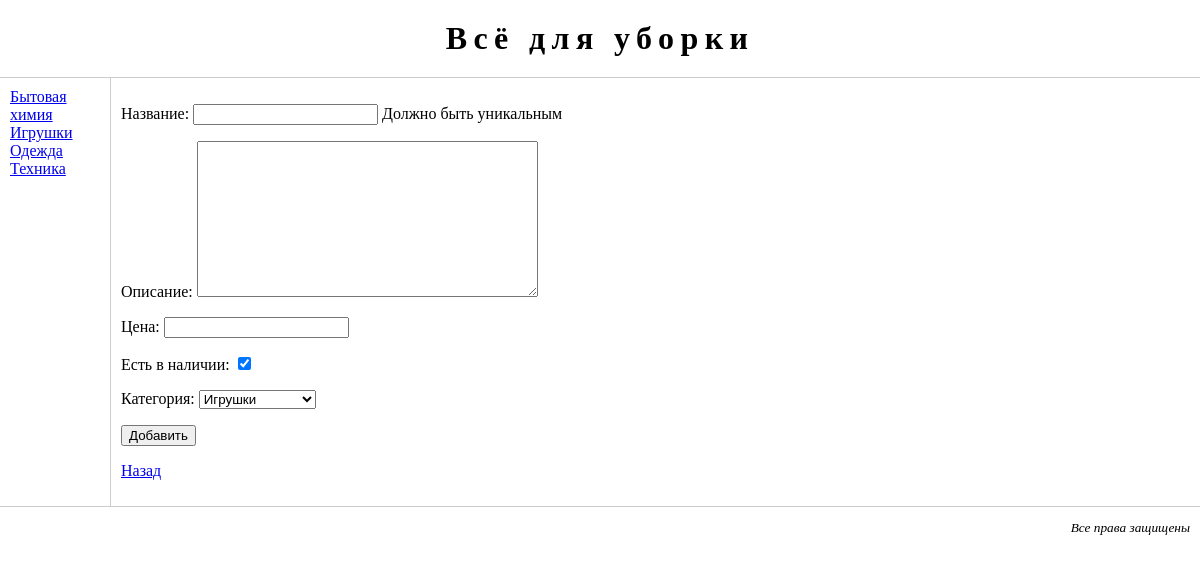
Page /goods/good/5/add?page=1 on the committed database.
### catalog/models.py (models this page shows)
class Category(models.Model):
    name = models.CharField(max_length=50, unique=True,
                            verbose_name='Название')
    class Meta:
        ordering = ['name']
        verbose_name = 'Категория'
        verbose_name_plural = 'Категории'
    def __str__(self):
        return self.name

### catalog/twviews.py (the view, shortened to what this page needs)
# urls.py: path('good/<int:cat_id>/add', GoodCreate.as_view(), name="good_add"),
class GoodCreate(CreateView, GoodEditMixin):
    form_class = GoodForm
    model = Good
    template_name = 'good_add.html'
    def get(self, request, *args, **kwargs):
        if self.kwargs['cat_id'] != None:
            self.initial['category'] = Category.objects.get(
                pk=self.kwargs['cat_id'])
        return super().get(self, request, *args, **kwargs)
    def get_context_data(self, **kwargs):
        context = super().get_context_data(**kwargs)
        context['category'] = Category.objects.get(pk = self.kwargs['cat_id'])
        return context

### catalog/forms.py
class GoodForm(forms.ModelForm):
    name = forms.CharField(
        label='Название', help_text='Должно быть уникальным')
    description = forms.CharField(widget=forms.Textarea, label='Описание')
    category = forms.ModelChoiceField(
        queryset=Category.objects.all(), label="Категория", empty_label=None)
    in_stock = forms.BooleanField(initial= True, label = 'Есть в наличии')
    class Meta:
        model = Good
        fields = '__all__'

### catalog/twviews.py (called while the page is built)
    def get_context_data(self, **kwargs):
        context = super(CategoryListMixin, self).get_context_data(**kwargs)
        context["cats"] = Category.objects.order_by('name')
        return context

    def get_context_data(self, **kwargs):
        context = super().get_context_data(**kwargs)
        try:
            context['pn'] = self.request.GET["page"]
        except KeyError:
            context['pn'] = 1
        return context

### templates/good_add.html (shortened to what this page needs)
{% extends 'base.html' %}
{% block left_menu %} {%include 'includes/left_menu.html' %} {% endblock left_menu %}
{% block main %}
    <form action="" method="POST">
        {{form.as_p}}
        <input type="button" value="Добавить">
    </form>
    <p><a href="{% url 'catalog:index' cat_id=category.id %}?page={{pn}} ">Назад</a></p>
{% endblock main %}

### templates/includes/left_menu.html
<div id="leftmenu">
    <ul>
        {% for cat in cats %}
        <li><a href="{% url 'catalog:index' cat_id=cat.id %}">{{cat.name}}</a></li>
        {% endfor %}
    </ul>
</div>

### static/main.css (style rules this page uses)
body { margin: 0px; padding: 0px; }
#leftmenu { float: left; width: 100px; padding: 10px; }
#leftmenu ul { margin: 0px; padding: 0px; }

### rows in the picture
Category: name "Бытовая химия"
Category: name "Игрушки"
Category: name "Одежда"
Category: name "Техника"
